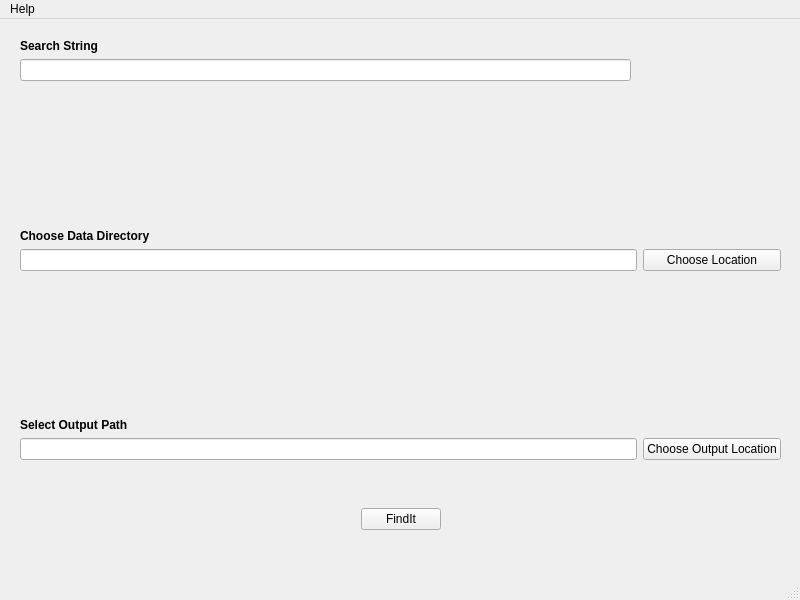
<?xml version="1.0" encoding="UTF-8"?>
<ui version="4.0">
 <class>MainWindow</class>
 <widget class="QMainWindow" name="MainWindow">
  <property name="geometry">
   <rect>
    <x>0</x>
    <y>0</y>
    <width>800</width>
    <height>600</height>
   </rect>
  </property>
  <property name="windowTitle">
   <string>FindIt - By ACGI</string>
  </property>
  <property name="windowIcon">
   <iconset resource="resources.qrc">
    <normaloff>:/ACG.ico</normaloff>:/ACG.ico</iconset>
  </property>
  <widget class="QWidget" name="centralwidget">
   <widget class="QWidget" name="gridLayoutWidget">
    <property name="geometry">
     <rect>
      <x>20</x>
      <y>460</y>
      <width>761</width>
      <height>80</height>
     </rect>
    </property>
    <layout class="QGridLayout" name="gridLayout_2">
     <item row="0" column="1">
      <widget class="QPushButton" name="btn_findit">
       <property name="text">
        <string>FindIt</string>
       </property>
      </widget>
     </item>
     <item row="0" column="0">
      <spacer name="horizontalSpacer">
       <property name="orientation">
        <enum>Qt::Horizontal</enum>
       </property>
       <property name="sizeHint" stdset="0">
        <size>
         <width>40</width>
         <height>20</height>
        </size>
       </property>
      </spacer>
     </item>
     <item row="0" column="2">
      <spacer name="horizontalSpacer_2">
       <property name="orientation">
        <enum>Qt::Horizontal</enum>
       </property>
       <property name="sizeHint" stdset="0">
        <size>
         <width>40</width>
         <height>20</height>
        </size>
       </property>
      </spacer>
     </item>
    </layout>
   </widget>
   <widget class="QWidget" name="layoutWidget">
    <property name="geometry">
     <rect>
      <x>20</x>
      <y>20</y>
      <width>761</width>
      <height>421</height>
     </rect>
    </property>
    <layout class="QGridLayout" name="gridLayout">
     <item row="7" column="0" colspan="2">
      <widget class="QLineEdit" name="le_file_save"/>
     </item>
     <item row="0" column="0">
      <widget class="QLabel" name="label">
       <property name="font">
        <font>
         <weight>75</weight>
         <bold>true</bold>
        </font>
       </property>
       <property name="text">
        <string>Search String</string>
       </property>
      </widget>
     </item>
     <item row="7" column="2">
      <widget class="QPushButton" name="btn_file_save">
       <property name="text">
        <string>Choose Output Location</string>
       </property>
      </widget>
     </item>
     <item row="5" column="0">
      <spacer name="verticalSpacer_3">
       <property name="orientation">
        <enum>Qt::Vertical</enum>
       </property>
       <property name="sizeHint" stdset="0">
        <size>
         <width>20</width>
         <height>40</height>
        </size>
       </property>
      </spacer>
     </item>
     <item row="3" column="0" colspan="3">
      <widget class="QLabel" name="label_2">
       <property name="font">
        <font>
         <weight>75</weight>
         <bold>true</bold>
        </font>
       </property>
       <property name="text">
        <string>Choose Data Directory</string>
       </property>
      </widget>
     </item>
     <item row="4" column="0" colspan="2">
      <widget class="QLineEdit" name="le_data_dir"/>
     </item>
     <item row="1" column="0">
      <widget class="QLineEdit" name="le_search_string"/>
     </item>
     <item row="4" column="2">
      <widget class="QPushButton" name="btn_choose_dir">
       <property name="text">
        <string>Choose Location</string>
       </property>
      </widget>
     </item>
     <item row="6" column="0" colspan="3">
      <widget class="QLabel" name="label_3">
       <property name="font">
        <font>
         <weight>75</weight>
         <bold>true</bold>
        </font>
       </property>
       <property name="text">
        <string>Select Output Path</string>
       </property>
      </widget>
     </item>
     <item row="2" column="0">
      <spacer name="verticalSpacer_2">
       <property name="orientation">
        <enum>Qt::Vertical</enum>
       </property>
       <property name="sizeHint" stdset="0">
        <size>
         <width>20</width>
         <height>40</height>
        </size>
       </property>
      </spacer>
     </item>
    </layout>
   </widget>
  </widget>
  <widget class="QMenuBar" name="menubar">
   <property name="geometry">
    <rect>
     <x>0</x>
     <y>0</y>
     <width>800</width>
     <height>21</height>
    </rect>
   </property>
   <widget class="QMenu" name="menuHelp">
    <property name="title">
     <string>Help</string>
    </property>
    <addaction name="actionAbout"/>
   </widget>
   <addaction name="menuHelp"/>
  </widget>
  <widget class="QStatusBar" name="statusbar"/>
  <action name="actionAbout">
   <property name="text">
    <string>About</string>
   </property>
  </action>
 </widget>
 <resources>
  <include location="resources.qrc"/>
 </resources>
 <connections/>
</ui>
